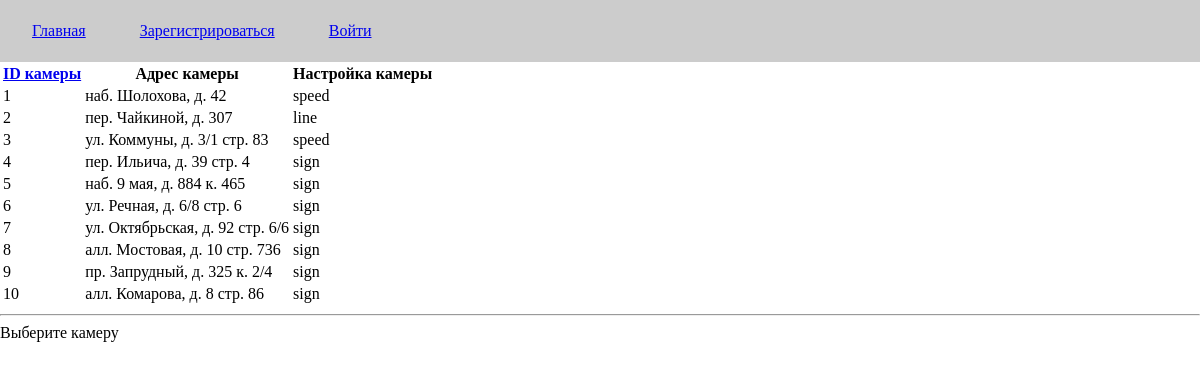
The page /settings/camera_setting.php on the database its author committed.
### tables this page shows
CREATE TABLE IF NOT EXISTS Cameras (
	cameraId int NOT NULL AUTO_INCREMENT,
	address text NOT NULL,
	setting enum('speed', 'line', 'sign') NOT NULL,
	PRIMARY KEY (cameraId)
);

### src/settings/camera_setting.php (called while the page is built, shortened)
<?php
	include $_SERVER['DOCUMENT_ROOT'].'/templates/header.php';
	include $_SERVER['DOCUMENT_ROOT'].'/controllers/cameras.php';
?>
<?php
	include $_SERVER['DOCUMENT_ROOT'].'/templates/footer.php';

### src/models/cameras_model.php (the view, shortened to what this page needs)
<?php
	class Camera {
		function output($flag, $sort_sql) {
			global $mysqli;
			$sort_list = array(
				'cameraId_asc'   => '`cameraId`',
				'cameraId_desc'  => '`cameraId` DESC',
				'address_asc'  => '`address`',
				'address_desc' => '`address` DESC',
				'setting_asc'   => '`setting`',
				'setting_desc'  => '`setting` DESC'
			);
			$sort = @$_GET['sort'];
			if (array_key_exists($sort, $sort_list)) {
				$sort_sql = $sort_list[$sort];
			} else {
				$sort_sql = reset($sort_list);
			}
			switch ($flag) {
				case 'a':
					$db_strings = $mysqli->query("SELECT * FROM Cameras ORDER BY $sort_sql");
					$rows = $db_strings->fetch_all(MYSQLI_ASSOC);
					echo '<table>';
					echo "<tr><th>"; echo sort_link_th('ID камеры', 'cameraId_asc', 'cameraId_desc'); echo "</th>";
							echo "<th>Адрес камеры</th>
							<th>Настройка камеры</th>
						</tr>";
					foreach ($rows as $row) {
						echo "<tr>";
						echo "<td>".$row["cameraId"]."</td>";
						echo "<td>".$row["address"]."</td>";
						echo "<td>".$row["setting"]."</td>";
						echo "</tr>";
					}
					echo "</table>";
					break;
				case 'o':
					if (isset($_GET["cameraId"])) {
						$this->setId($_GET["cameraId"]);
						$this->setAddr($_GET["address"]);
						$this->setSetting($_GET["setting"]);
						echo '<table>';
						echo '<tr><th>ID камеры</th><th>Адрес камеры</th><th>Настройка камеры</th></tr>';
						echo "<td>".$this->id."</td>";
						echo "<td>".$this->address."</td>";
						echo "<td>".$this->setting."</td>";
						echo "</table>";
					} else echo 'Выберите камеру';
					break;
			}
		}
	}

### src/styles/main.css (style rules this page uses)
body, html { width: 100%; height: 100%; padding: 0; margin: 0; }

### rows shown on the page
cameras: cameraId "1", address "наб. Шолохова, д. 42", setting "speed"
cameras: cameraId "2", address "пер. Чайкиной, д. 307", setting "line"
cameras: cameraId "3", address "ул. Коммуны, д. 3/1 стр. 83", setting "speed"
cameras: cameraId "4", address "пер. Ильича, д. 39 стр. 4", setting "sign"
cameras: cameraId "5", address "наб. 9 мая, д. 884 к. 465", setting "sign"
cameras: cameraId "6", address "ул. Речная, д. 6/8 стр. 6", setting "sign"
cameras: cameraId "7", address "ул. Октябрьская, д. 92 стр. 6/6", setting "sign"
cameras: cameraId "8", address "алл. Мостовая, д. 10 стр. 736", setting "sign"
cameras: cameraId "9", address "пр. Запрудный, д. 325 к. 2/4", setting "sign"
cameras: cameraId "10", address "алл. Комарова, д. 8 стр. 86", setting "sign"

### other values the page prints
$title "ID камеры"
